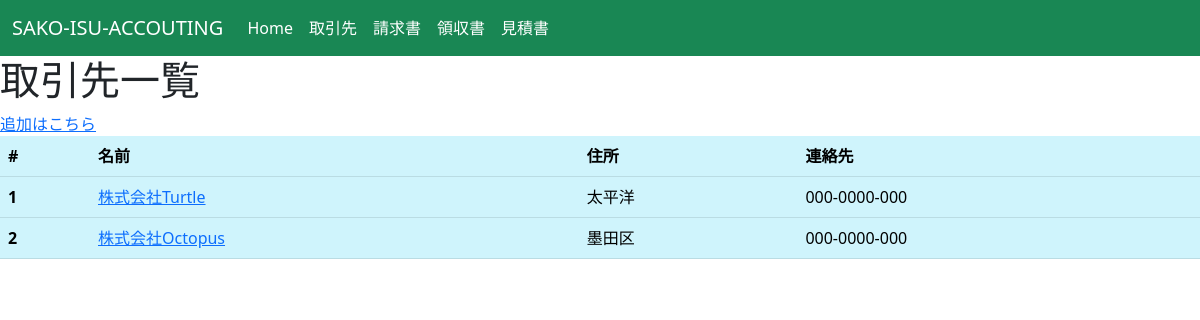
The page /business_partner on the database as committed earlier.
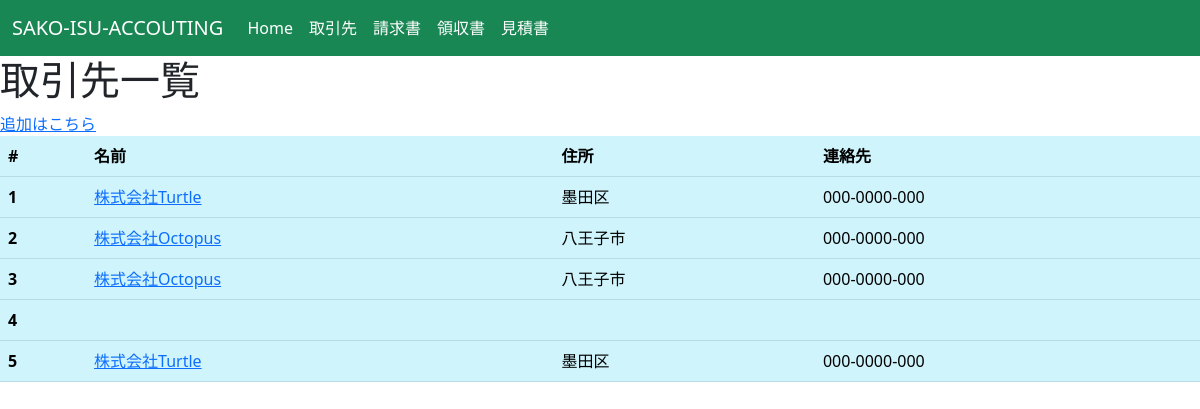
The same page on the database as committed later.
### datebase.py (models this page shows)
class BusinessPartner(Model):
    name = CharField()
    address = CharField()
    contact = CharField()
    remarks = CharField()
    class Meta:
        database = db # This model uses the "people.db" database.

### main.py (the view)
@app.route("/business_partner")
def business_partner():
  business_partners = BusinessPartner.select()
  return render_template("business_partner.html",
                         business_partners=business_partners)

### templates/business_partner.html (shortened to what this page needs)
<!DOCTYPE html>
<html lang="en">
<head>
  <link href="https://cdn.jsdelivr.net/npm/bootstrap@5.3.0/dist/css/bootstrap.min.css" rel="stylesheet">
</head>
<body>
  <nav class="navbar navbar-expand-lg bg-success">
    <div class="container-fluid">
      <a class="navbar-brand text-white" href="#">SAKO-ISU-ACCOUTING</a>
      <div class="collapse navbar-collapse" id="navbarSupportedContent">
        <ul class="navbar-nav me-auto mb-2 mb-lg-0">
          <li class="nav-item">
            <a class="nav-link active text-white" aria-current="page" href="/top">Home</a>
          </li>
          <li class="nav-item">
            <a class="nav-link text-white" href="/business_partner">取引先</a>
          </li>
          <li class="nav-item">
            <a class="nav-link text-white" href="/claim">請求書</a>
          </li>
          <li class="nav-item">
            <a class="nav-link text-white" href="/receipt">領収書</a>
          </li>
          <li class="nav-item">
            <a class="nav-link text-white" href="/quotation">見積書</a>
          </li>
        </ul>
      </div>
    </div>
  </nav>
  <h1>取引先一覧</h1>
  <a href="/business_partner_create"">
    追加はこちら
  </a>
  <table class="table table-info">
    <thead>
      <tr>
        <th scope="col">#</th>
        <th scope="col">名前</th>
        <th scope="col">住所</th>
        <th scope="col">連絡先</th>
      </tr>
    </thead>
    <tbody>
      {% for business_partner in business_partners %}
      <tr>
        <th scope="row">{{business_partner.id}}</th>
        <td>
          <a href="/business_partner_edit/{{business_partner.id}}"> {{ business_partner.name }}</a>
         </td>
        <td>{{ business_partner.address }}</td>
        <td>{{ business_partner.contact }}</td>
      </tr>
      {% endfor %}
    </tbody>
  </table>
</body>
</html>

Rows that differ between the two databases and show on the page:
changed BusinessPartner id 1: address "太平洋" → "墨田区"
changed BusinessPartner id 2: address "墨田区" → "八王子市"
added BusinessPartner: id "3", name "株式会社Octopus", address "八王子市", contact "000-0000-000"
added BusinessPartner: id "4"
added BusinessPartner: id "5", name "株式会社Turtle", address "墨田区", contact "000-0000-000"
